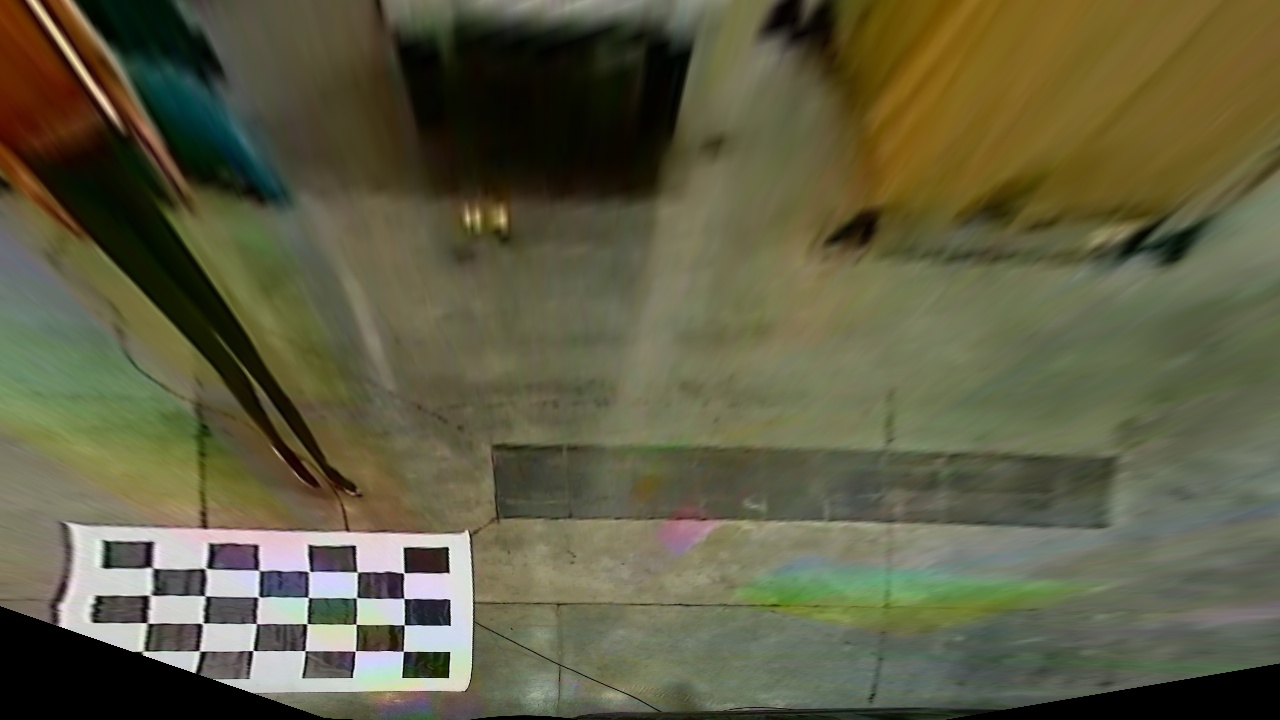
#> input picture BirdView/birdView_cam2_14.12.22.jpg, 1280 x 720 px, found by its file name
$ python gaussian.py
#> lines starting #> are read from the running program, lines starting #| are printed output that depends on the picture
import cv2
import numpy as np
apple = cv2.imread('/home/msi-user/Рабочий стол/IntrinsicCalibration/BirdView/birdView_cam2_14.12.22.jpg')
#> apple is the input picture: shape (720, 1280, 3); mean B, G, R 66.7, 92.9, 94.6
orange = cv2.imread('/home/msi-user/Рабочий стол/IntrinsicCalibration/BirdView/birdView_cam3_14.12.22.jpg')
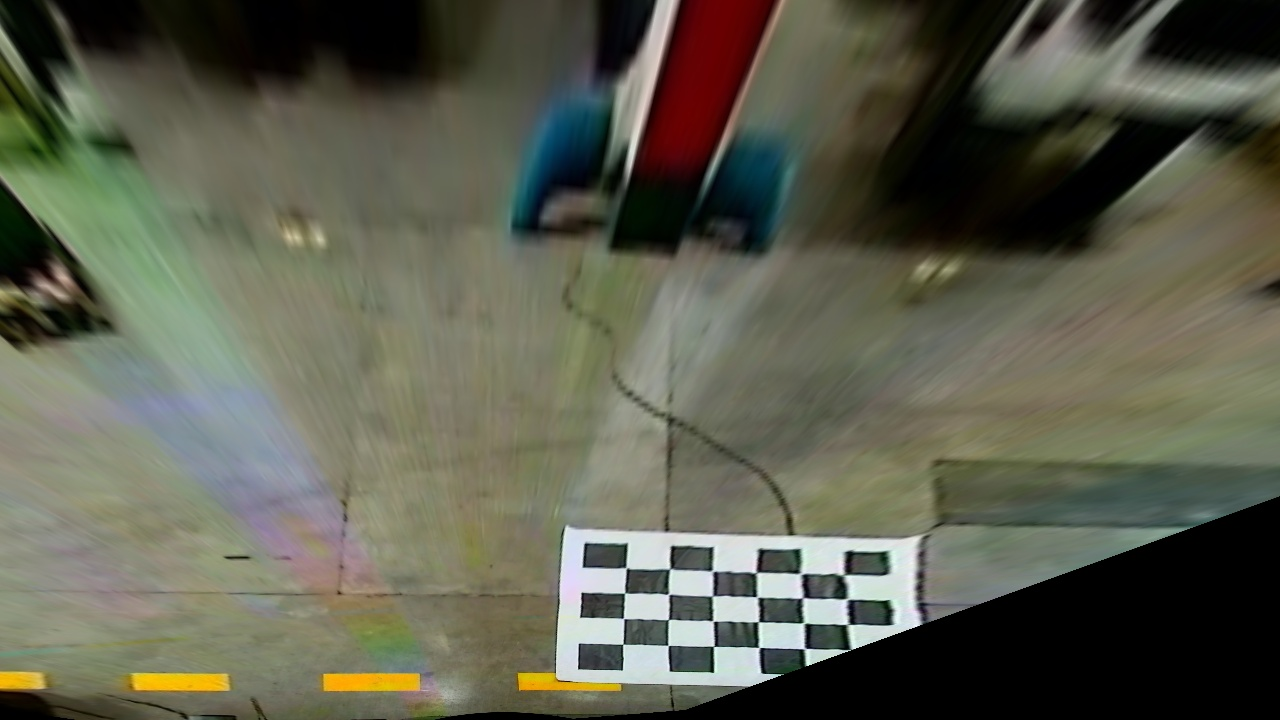
#> input picture BirdView/birdView_cam3_14.12.22.jpg, 1280 x 720 px, found by its file name
#> orange is the input picture: shape (720, 1280, 3); mean B, G, R 78.4, 93.9, 92.8
print(apple.shape)
#| (720, 1280, 3)
print(orange.shape)
#| (720, 1280, 3)
apple_orange = np.hstack((apple[:, :256], orange[:, 256:]))
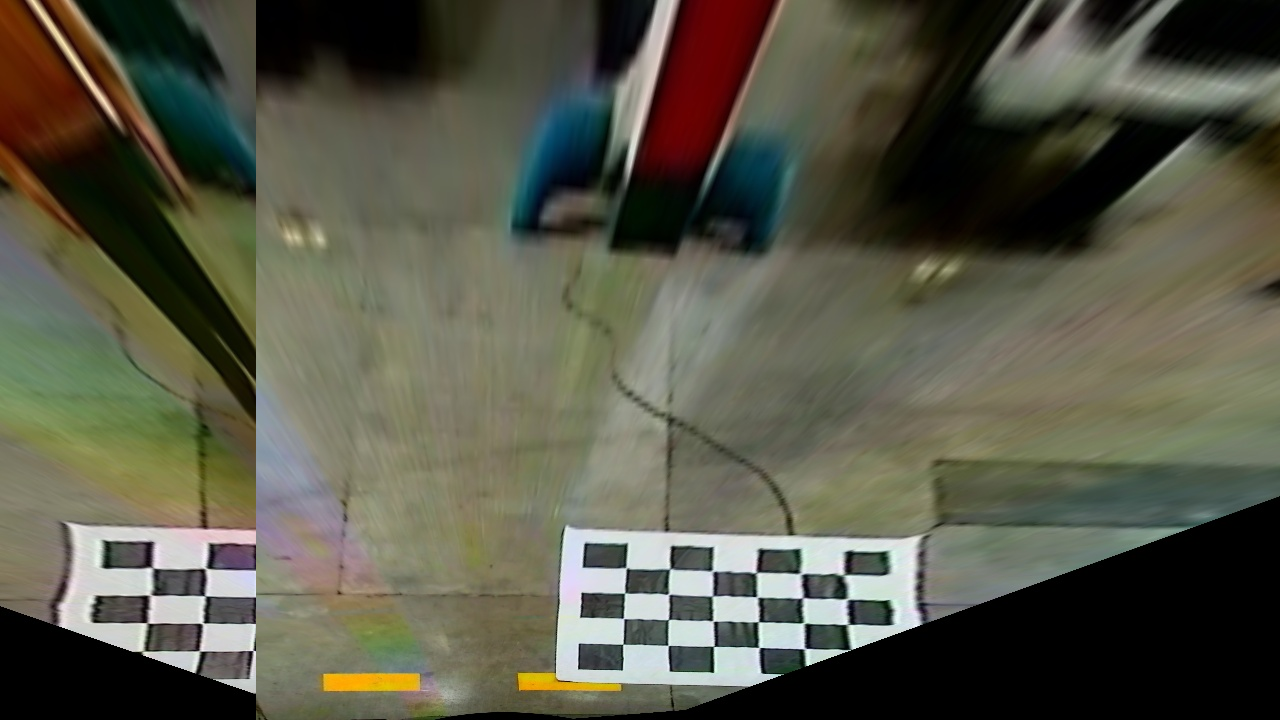
#> apple_orange: shape (720, 1280, 3); mean B, G, R 71.8, 87.4, 87.7

# generate Gaussian pyramid for apple
apple_copy = apple.copy()
gp_apple = [apple_copy]
for i in range(6):
    apple_copy = cv2.pyrDown(apple_copy)
    gp_apple.append(apple_copy)
#> this loop made 6 passes
#> pass 3, `apple_copy = cv2.pyrDown(apple_copy)`:
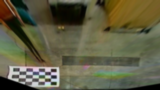
#> apple_copy: shape (90, 160, 3); mean B, G, R 66.8, 93.2, 95
#> after the loop, gp_apple = 7 items


# generate Gaussian pyramid for orange
orange_copy = orange.copy()
gp_orange = [orange_copy]
for i in range(6):
    orange_copy = cv2.pyrDown(orange_copy)
    gp_orange.append(orange_copy)
#> this loop made 6 passes
#> pass 3, `orange_copy = cv2.pyrDown(orange_copy)`:
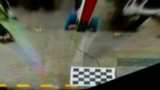
#> orange_copy: shape (90, 160, 3); mean B, G, R 78.5, 94.1, 93
#> after the loop, gp_orange = 7 items

# generate Laplacian Pyramid for apple
apple_copy = gp_apple[5]
#> apple_copy: shape (23, 40, 3)
lp_apple = [apple_copy]
for i in range(4, 0, -1):
    gaussian_expanded = cv2.pyrUp(gp_apple[i])
    laplacian = cv2.subtract(gp_apple[i-1], gaussian_expanded)
    lp_apple.append(laplacian)
#> after the loop, lp_apple = 5 items

# generate Laplacian Pyramid for orange
orange_copy = gp_orange[5]
#> orange_copy: shape (23, 40, 3)
lp_orange = [orange_copy]
for i in range(4, 0, -1):
    gaussian_expanded = cv2.pyrUp(gp_orange[i])
    laplacian = cv2.subtract(gp_orange[i-1], gaussian_expanded)
    lp_orange.append(laplacian)
#> this loop made 4 passes
#> pass 1, `gaussian_expanded = cv2.pyrUp(gp_orange[i])`:
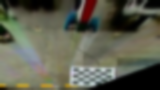
#> gaussian_expanded: shape (90, 160, 3); mean of channels 0, 1, 2 78.6, 94.2, 93.1; drawn as B, G, R
#> after the loop, lp_orange = 5 items

# Now add left and right halves of images in each level
apple_orange_pyramid = []
n = 0
for apple_lap, orange_lap in zip(lp_apple, lp_orange):
    n += 1
    cols, rows, ch = apple_lap.shape
    laplacian = np.hstack((apple_lap[:, 0:int(cols/2)], orange_lap[:, int(cols/2):]))
    apple_orange_pyramid.append(laplacian)
#> this loop made 5 passes
#> (cols, rows) on passes 1 to 5: (23, 40), (90, 160), (180, 320), (360, 640), (720, 1280)
#> pass 2, `laplacian = np.hstack((apple_lap[:, 0:int(cols/2)], orange_lap[:, int(..`:
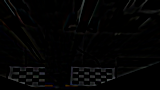
#> laplacian: shape (90, 160, 3); mean of channels 0, 1, 2 3.8, 3.9, 3.9; drawn as B, G, R
#> after the loop, apple_orange_pyramid = 5 items; n = 5
# now reconstruct
apple_orange_reconstruct = apple_orange_pyramid[0]
for i in range(1, 2):
    apple_orange_reconstruct = cv2.pyrUp(apple_orange_reconstruct)
#> (the run stopped early here; a loop or call above may not have finished)
